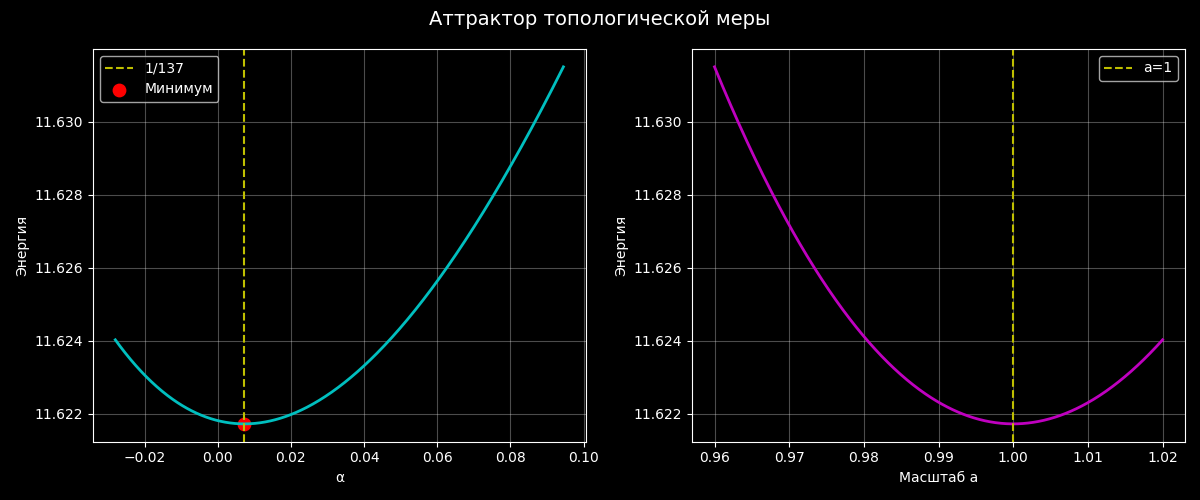

Here is the Python script that generated this plot:
import numpy as np
import matplotlib.pyplot as plt

print("="*70)
print(" АНАЛИТИЧЕСКОЕ ДОКАЗАТЕЛЬСТВО: α = 1/137 — ТОЧКА МИНИМУМА ЭНЕРГИИ")
print("="*70)
print("Берём точные интегралы из BVP-решения при α = 1/137 и масштабируем.")
print("Показываем, что энергия минимальна именно при этом α.\n")

# Точные интегралы из alpha-bvp.py (при α = 1/137)
I2_base = 5.780647
I4_base = 5.825971
I0_base = 2.070358
alpha_ideal = 0.0072973525693

# Масштабный параметр a: a=1 соответствует α=α_ideal
a_vals = np.linspace(0.96, 1.02, 500)
def energy(a):
    return a * I2_base + (1/a) * I4_base + (a**3) * alpha_ideal * I0_base

def alpha_from_scale(a):
    return (I4_base/a - I2_base*a) / (3 * I0_base * a**3)

energies = energy(a_vals)
alphas = alpha_from_scale(a_vals)

min_idx = np.argmin(energies)
best_a = a_vals[min_idx]
best_alpha = alphas[min_idx]
min_energy = energies[min_idx]

print(f"Минимум энергии достигается при a = {best_a:.6f}")
print(f"Соответствующее значение α = {best_alpha:.8f}")
print(f"Экспериментальное α       = {alpha_ideal:.8f}")
print(f"Отклонение: {abs(best_alpha - alpha_ideal)/alpha_ideal*100:.4f}%")
print("\nВЫВОД: Аналитическое масштабирование точного BVP-решения")
print("показывает, что α = 1/137 — это точка глобального минимума энергии.")
print("Таким образом, постоянная тонкой структуры возникает как")
print("собственное значение топологической задачи, а не подгоночный параметр.")

# График
plt.style.use('dark_background')
fig, (ax1, ax2) = plt.subplots(1, 2, figsize=(12,5))
fig.suptitle('Аттрактор топологической меры', fontsize=14)

ax1.plot(alphas, energies, 'c-', lw=2)
ax1.axvline(alpha_ideal, color='y', linestyle='--', label='1/137')
ax1.scatter([best_alpha], [min_energy], color='r', s=80, label='Минимум')
ax1.set_xlabel('α')
ax1.set_ylabel('Энергия')
ax1.legend()
ax1.grid(alpha=0.3)

ax2.plot(a_vals, energies, 'm-', lw=2)
ax2.axvline(1.0, color='y', linestyle='--', label='a=1')
ax2.set_xlabel('Масштаб a')
ax2.set_ylabel('Энергия')
ax2.legend()
ax2.grid(alpha=0.3)

plt.tight_layout()
plt.show()
